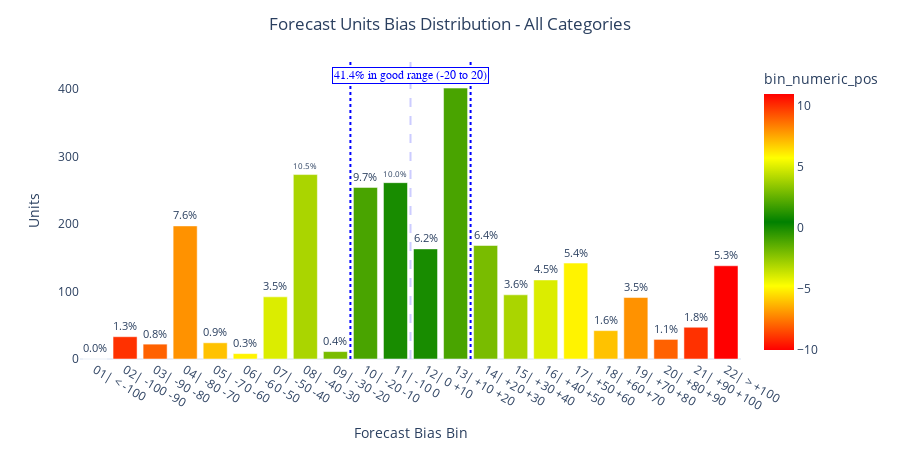

The notebook cell saved with this chart:
### Code cell
df = (evaluation_data
    .where(~(F.col("sales_category").isin(["02| Very Low", "03| Low", "07| High Winning"]))))
FEVAL.plot_accuracy_distribution(df, method="bias").show()

### Figure 1 — Plotly figure (JSON) as saved in the notebook; plotly's stock layout.template omitted (floating-point values rounded to 4 significant figures)
{"data": [{"alignmentgroup": "True", "hovertemplate": "Forecast Bias Bin=%{x}<br>Units=%{y}<br>percentage_of_target=%{text}<br>bin_numeric_pos=%{marker.color}<extra></extra>", "legendgroup": "", "marker": {"color": [-10, -9, -8, -7, -6, -5, -4, -3, -2, -1, 0, 1, 2, 3, 4, 5, 6, 7, 8, 9, 10, 11], "coloraxis": "coloraxis", "pattern": {"shape": ""}}, "name": "", "offsetgroup": "", "orientation": "v", "showlegend": false, "text": [0, 1.3, 0.8, 7.6, 0.9, 0.3, 3.5, 10.5, 0.4, 9.7, 10, 6.2, 15.4, 6.4, 3.6, 4.5, 5.4, 1.6, 3.5, 1.1, 1.8, 5.3], "textposition": "outside", "texttemplate": "%{text:.1f}%", "type": "bar", "x": ["01| < -100", "02| -100 -90", "03| -90 -80", "04| -80 -70", "05| -70 -60", "06| -60 -50", "07| -50 -40", "08| -40 -30", "09| -30 -20", "10| -20 -10", "11| -10 0", "12| 0 +10", "13| +10 +20", "14| +20 +30", "15| +30 +40", "16| +40 +50", "17| +50 +60", "18| +60 +70", "19| +70 +80", "20| +80 +90", "21| +90 +100", "22| > +100"], "xaxis": "x", "y": [0, 33, 22, 197, 24, 8, 92, 273, 11, 254, 261, 163, 401, 168, 95, 117, 142, 42, 91, 29, 47, 138], "yaxis": "y"}], "layout": {"annotations": [{"bgcolor": "white", "bordercolor": "#0000ff", "borderwidth": 1, "font": {"color": "#0000ff", "family": "Arial", "size": 12}, "showarrow": false, "text": "41.4% in good range (-20 to 20)", "x": 10.5, "y": 419.0}], "barmode": "relative", "coloraxis": {"colorbar": {"title": {"text": "bin_numeric_pos"}}, "colorscale": [[0, "red"], [0.25, "yellow"], [0.5, "green"], [0.75, "yellow"], [1, "red"]]}, "height": 450, "legend": {"tracegroupgap": 0}, "margin": {"t": 60}, "shapes": [{"line": {"color": "#ccccff", "dash": "dash"}, "type": "line", "x0": 10.5, "x1": 10.5, "y0": 0, "y1": 441.1}, {"line": {"color": "#0000ff", "dash": "dot"}, "type": "line", "x0": 8.5, "x1": 8.5, "y0": 0, "y1": 441.1}, {"line": {"color": "#0000ff", "dash": "dot"}, "type": "line", "x0": 12.5, "x1": 12.5, "y0": 0, "y1": 441.1}], "title": {"text": "Forecast Units Bias Distribution - All Categories", "x": 0.5}, "width": 900, "xaxis": {"anchor": "y", "domain": [0, 1], "showgrid": false, "title": {"text": "Forecast Bias Bin"}}, "yaxis": {"anchor": "x", "domain": [0, 1], "showgrid": false, "title": {"text": "Units"}}}}
